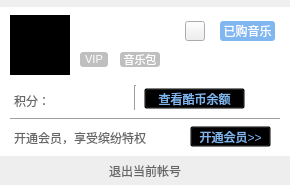
<?xml version="1.0" encoding="UTF-8"?>
<ui version="4.0">
 <class>MusicUserManager</class>
 <widget class="QWidget" name="MusicUserManager">
  <property name="geometry">
   <rect>
    <x>0</x>
    <y>0</y>
    <width>290</width>
    <height>185</height>
   </rect>
  </property>
  <property name="windowTitle">
   <string>MusicUserManager</string>
  </property>
  <property name="styleSheet">
   <string notr="true">color:#666666</string>
  </property>
  <property name="currentIndex" stdset="0">
   <number>0</number>
  </property>
  <widget class="MusicClickedLabel" name="userIcon">
   <property name="geometry">
    <rect>
     <x>10</x>
     <y>15</y>
     <width>60</width>
     <height>60</height>
    </rect>
   </property>
   <property name="styleSheet">
    <string notr="true">background:b</string>
   </property>
   <property name="text">
    <string/>
   </property>
  </widget>
  <widget class="QPushButton" name="logoffButton">
   <property name="geometry">
    <rect>
     <x>0</x>
     <y>156</y>
     <width>290</width>
     <height>30</height>
    </rect>
   </property>
   <property name="cursor">
    <cursorShape>PointingHandCursor</cursorShape>
   </property>
   <property name="styleSheet">
    <string notr="true">QPushButton{background:#EEEEEE;border:none;}</string>
   </property>
   <property name="text">
    <string>退出当前帐号</string>
   </property>
  </widget>
  <widget class="QLabel" name="label">
   <property name="geometry">
    <rect>
     <x>14</x>
     <y>93</y>
     <width>31</width>
     <height>16</height>
    </rect>
   </property>
   <property name="text">
    <string>积分：</string>
   </property>
  </widget>
  <widget class="QLabel" name="totalTimeLabel">
   <property name="geometry">
    <rect>
     <x>44</x>
     <y>91</y>
     <width>81</width>
     <height>20</height>
    </rect>
   </property>
   <property name="styleSheet">
    <string notr="true"/>
   </property>
   <property name="text">
    <string/>
   </property>
   <property name="alignment">
    <set>Qt::AlignCenter</set>
   </property>
  </widget>
  <widget class="QLabel" name="topLabel">
   <property name="geometry">
    <rect>
     <x>50</x>
     <y>0</y>
     <width>9</width>
     <height>7</height>
    </rect>
   </property>
   <property name="text">
    <string/>
   </property>
   <property name="pixmap">
    <pixmap resource="../../../MMMQrc/MusicPlayerUser.qrc">:/usermanager/lb_top_arrow</pixmap>
   </property>
  </widget>
  <widget class="QLabel" name="mainLabel">
   <property name="geometry">
    <rect>
     <x>0</x>
     <y>7</y>
     <width>290</width>
     <height>178</height>
    </rect>
   </property>
   <property name="styleSheet">
    <string notr="true">background:#FFFFFF</string>
   </property>
   <property name="text">
    <string/>
   </property>
  </widget>
  <widget class="MusicClickedLabel" name="username">
   <property name="geometry">
    <rect>
     <x>80</x>
     <y>18</y>
     <width>101</width>
     <height>25</height>
    </rect>
   </property>
   <property name="text">
    <string/>
   </property>
  </widget>
  <widget class="Line" name="line">
   <property name="geometry">
    <rect>
     <x>10</x>
     <y>118</y>
     <width>270</width>
     <height>3</height>
    </rect>
   </property>
   <property name="orientation">
    <enum>Qt::Horizontal</enum>
   </property>
  </widget>
  <widget class="Line" name="line_2">
   <property name="geometry">
    <rect>
     <x>134</x>
     <y>85</y>
     <width>3</width>
     <height>25</height>
    </rect>
   </property>
   <property name="orientation">
    <enum>Qt::Vertical</enum>
   </property>
  </widget>
  <widget class="QPushButton" name="vipButton">
   <property name="geometry">
    <rect>
     <x>80</x>
     <y>52</y>
     <width>28</width>
     <height>15</height>
    </rect>
   </property>
   <property name="cursor">
    <cursorShape>PointingHandCursor</cursorShape>
   </property>
   <property name="styleSheet">
    <string notr="true">QPushButton{border-radius:3px;background-color:#BFBFBF;font-size:11px;color:white;}</string>
   </property>
   <property name="text">
    <string>VIP</string>
   </property>
  </widget>
  <widget class="QPushButton" name="muiscPackButton">
   <property name="geometry">
    <rect>
     <x>120</x>
     <y>52</y>
     <width>40</width>
     <height>15</height>
    </rect>
   </property>
   <property name="cursor">
    <cursorShape>PointingHandCursor</cursorShape>
   </property>
   <property name="styleSheet">
    <string notr="true">QPushButton{border-radius:3px;background-color:#BFBFBF;font-size:11px;color:white;}</string>
   </property>
   <property name="text">
    <string>音乐包</string>
   </property>
  </widget>
  <widget class="QPushButton" name="musicSettingButton">
   <property name="geometry">
    <rect>
     <x>185</x>
     <y>21</y>
     <width>20</width>
     <height>20</height>
    </rect>
   </property>
   <property name="cursor">
    <cursorShape>PointingHandCursor</cursorShape>
   </property>
   <property name="styleSheet">
    <string notr="true">QPushButton{border-image:url(:/usermanager/btn_setting);}
QPushButton::menu-indicator{image:None;}</string>
   </property>
   <property name="text">
    <string/>
   </property>
  </widget>
  <widget class="QPushButton" name="muiscPurchasedButton">
   <property name="geometry">
    <rect>
     <x>220</x>
     <y>21</y>
     <width>55</width>
     <height>20</height>
    </rect>
   </property>
   <property name="cursor">
    <cursorShape>PointingHandCursor</cursorShape>
   </property>
   <property name="styleSheet">
    <string notr="true">QPushButton{border-radius:3px;background-color:#80B7F1;color:white;}</string>
   </property>
   <property name="text">
    <string>已购音乐</string>
   </property>
  </widget>
  <widget class="QPushButton" name="muiscBalanceButton">
   <property name="geometry">
    <rect>
     <x>144</x>
     <y>88</y>
     <width>101</width>
     <height>21</height>
    </rect>
   </property>
   <property name="cursor">
    <cursorShape>PointingHandCursor</cursorShape>
   </property>
   <property name="styleSheet">
    <string notr="true">QPushButton{background:transparent;color:#80B7F1;}</string>
   </property>
   <property name="text">
    <string>查看酷币余额</string>
   </property>
  </widget>
  <widget class="QLabel" name="label_2">
   <property name="geometry">
    <rect>
     <x>14</x>
     <y>130</y>
     <width>171</width>
     <height>16</height>
    </rect>
   </property>
   <property name="text">
    <string>开通会员，享受缤纷特权</string>
   </property>
  </widget>
  <widget class="QPushButton" name="muiscOVipButton">
   <property name="geometry">
    <rect>
     <x>190</x>
     <y>126</y>
     <width>81</width>
     <height>21</height>
    </rect>
   </property>
   <property name="cursor">
    <cursorShape>PointingHandCursor</cursorShape>
   </property>
   <property name="styleSheet">
    <string notr="true">QPushButton{background:transparent;color:#80B7F1;}</string>
   </property>
   <property name="text">
    <string>开通会员&gt;&gt;</string>
   </property>
  </widget>
  <zorder>mainLabel</zorder>
  <zorder>userIcon</zorder>
  <zorder>logoffButton</zorder>
  <zorder>label</zorder>
  <zorder>totalTimeLabel</zorder>
  <zorder>topLabel</zorder>
  <zorder>username</zorder>
  <zorder>line</zorder>
  <zorder>line_2</zorder>
  <zorder>vipButton</zorder>
  <zorder>muiscPackButton</zorder>
  <zorder>musicSettingButton</zorder>
  <zorder>muiscPurchasedButton</zorder>
  <zorder>muiscBalanceButton</zorder>
  <zorder>label_2</zorder>
  <zorder>muiscOVipButton</zorder>
 </widget>
 <customwidgets>
  <customwidget>
   <class>MusicClickedLabel</class>
   <extends>QLabel</extends>
   <header>musicclickedlabel.h</header>
  </customwidget>
 </customwidgets>
 <resources>
  <include location="../../../MMMQrc/MusicPlayerUser.qrc"/>
 </resources>
 <connections/>
</ui>
